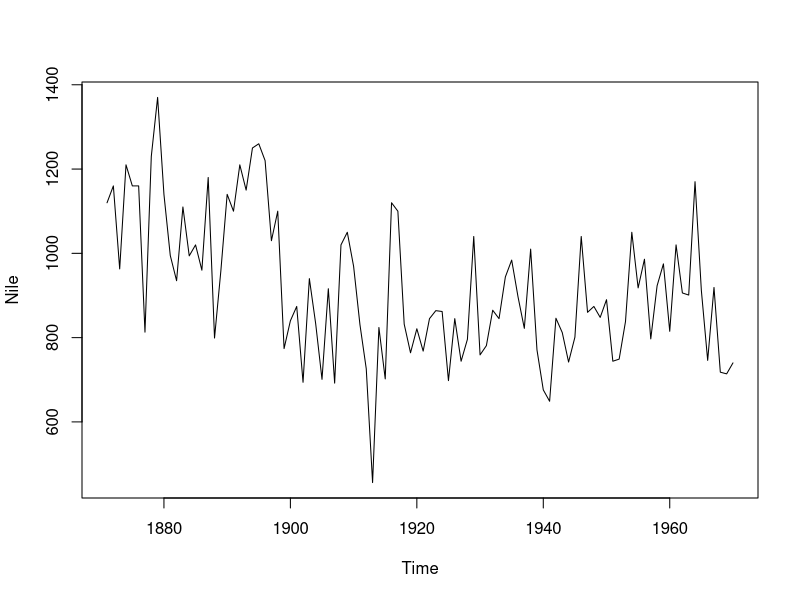
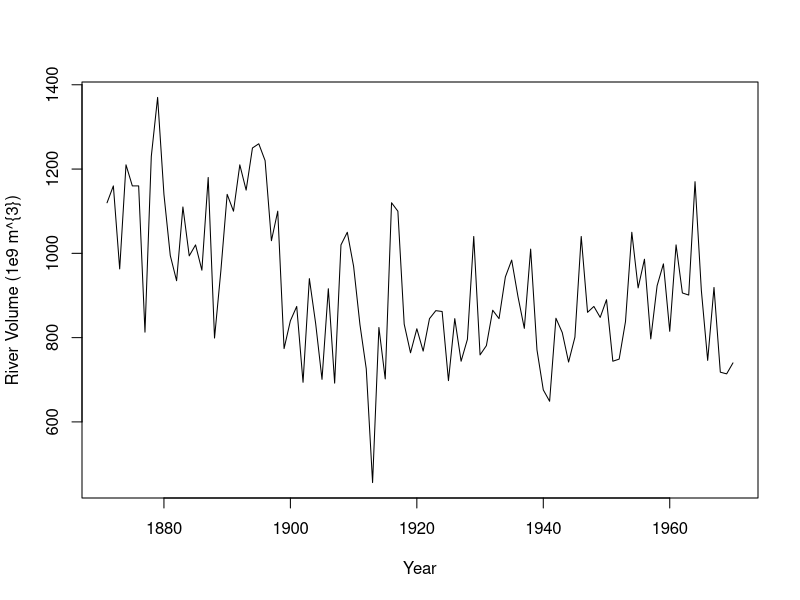
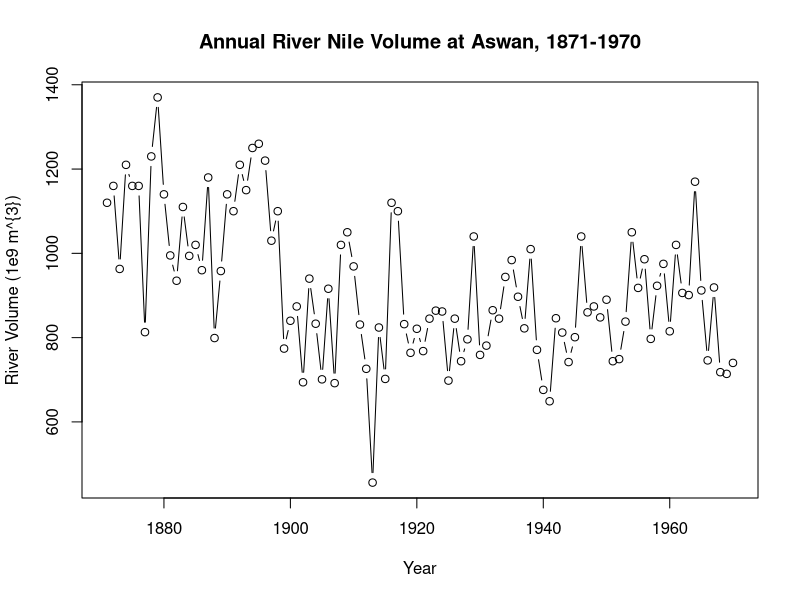
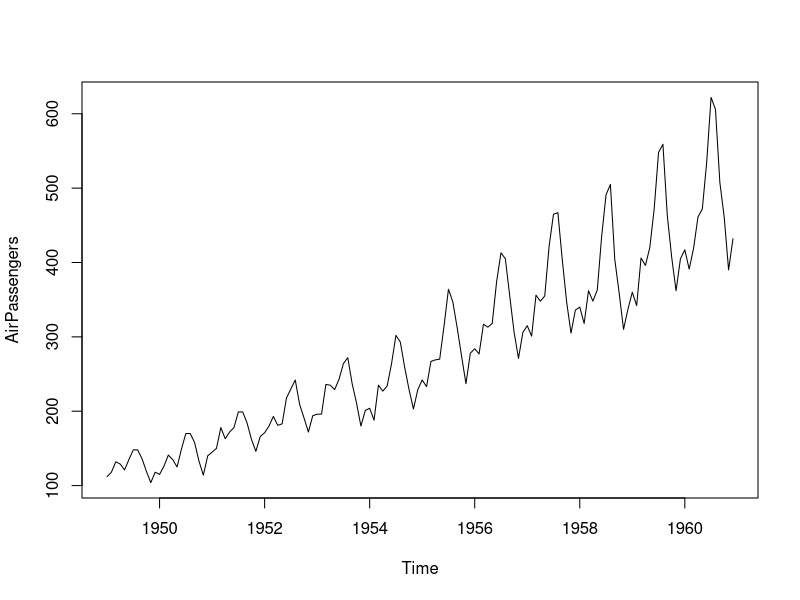
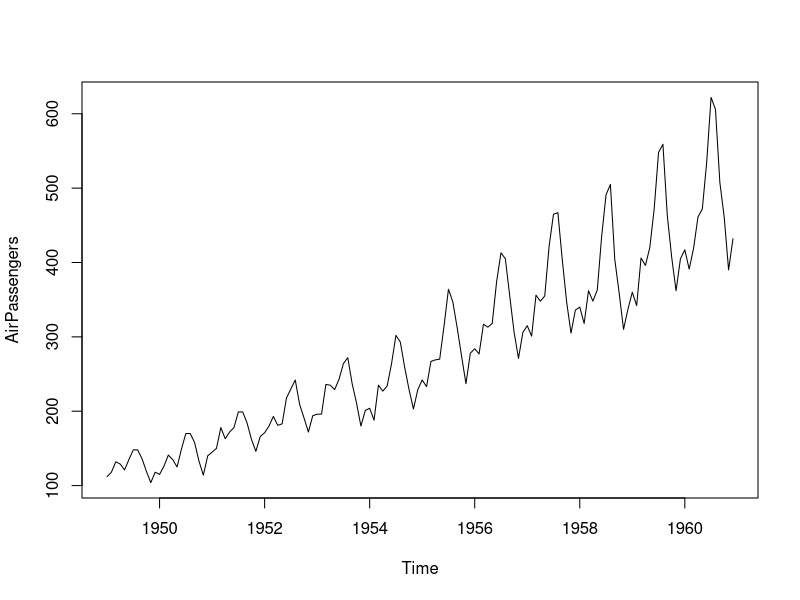
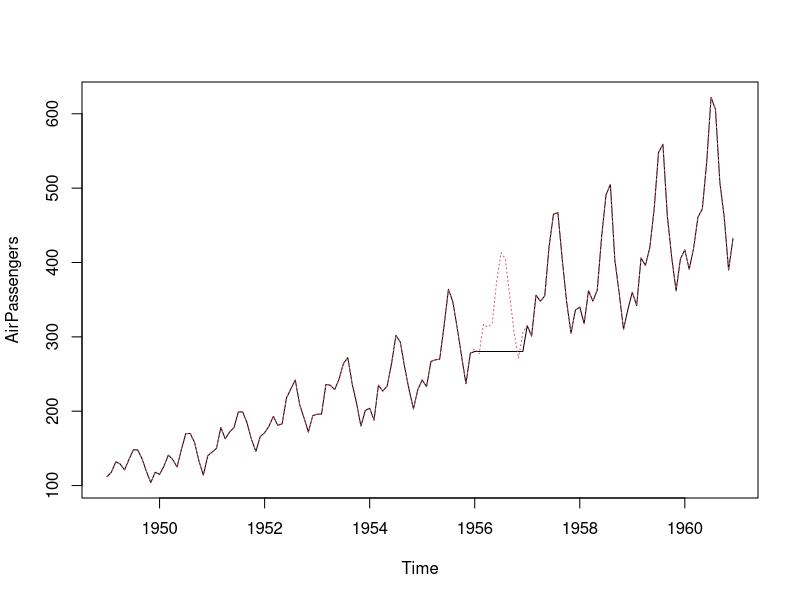
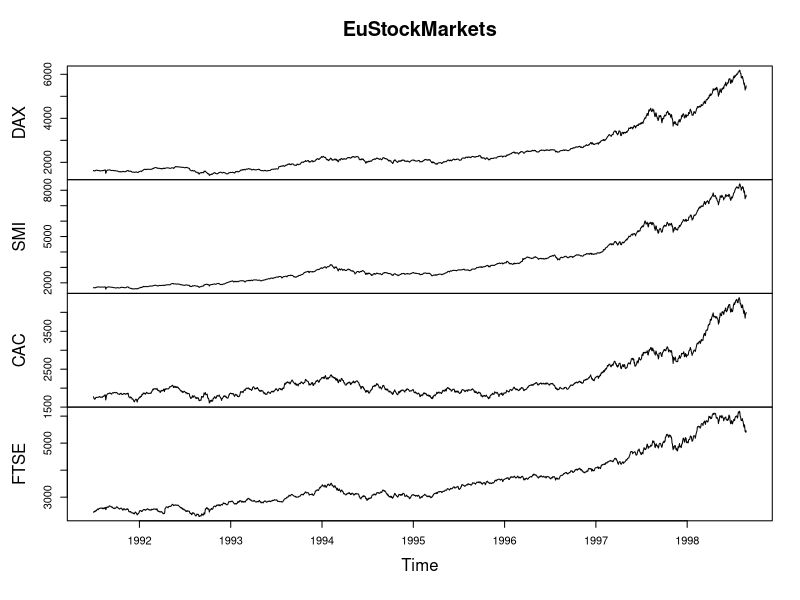
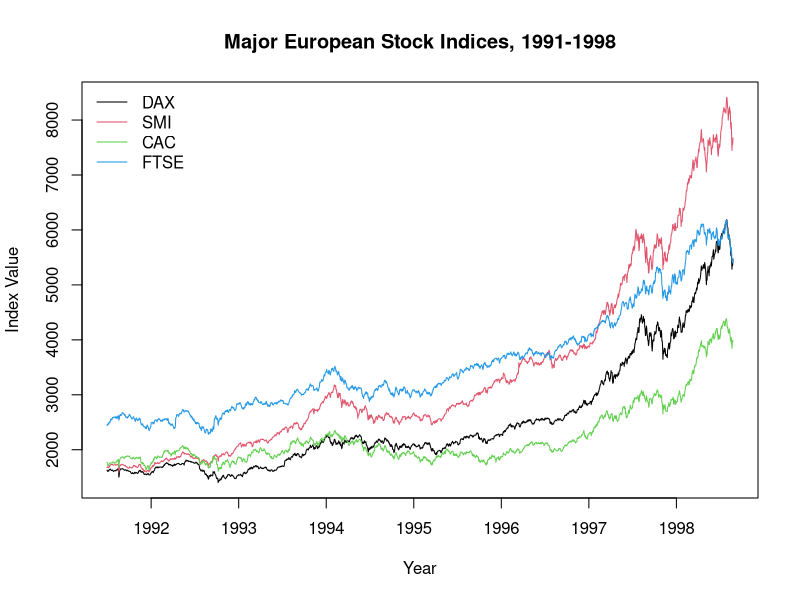

Here is the R script that generated these plots, in order:
# Explore the famous River Nile annual streamflow data:


# Print the Nile dataset
print(Nile)

# List the number of observations in the Nile dataset
length(Nile)

# Display the first 10 elements of the Nile dataset
head(Nile, n = 10)

# Display the last 12 elements of the Nile dataset
tail(Nile, n = 12)


# Plot the Nile data
plot(Nile)

# Plot the Nile data with xlab and ylab arguments
plot(Nile, xlab = "Year", ylab = "River Volume (1e9 m^{3})")

# Plot the Nile data with xlab, ylab, main, and type arguments
plot(
  Nile,
  xlab = "Year",
  ylab = "River Volume (1e9 m^{3})",
  main = "Annual River Nile Volume at Aswan, 1871-1970",
  type = "b"
)

"The start() and end() functions return the time index of the first and last observations, respectively.
The time() function calculates a vector of time indices, with one element for each time index on which
the series was observed.

The deltat() function returns the fixed time interval between observations and the frequency() function
returns the number of observations per unit time. Finally, the cycle() function returns the position
in the cycle of each observation."

# Plot AirPassengers
plot(AirPassengers)

# View the start and end dates of AirPassengers
start(AirPassengers)
end(AirPassengers)

# Use time(), deltat(), frequency(), and cycle() with AirPassengers
time(AirPassengers)
deltat(AirPassengers)
frequency(AirPassengers)
cycle(AirPassengers)

"Sometimes there are missing values in time series data, denoted NA in R, and it is useful to know
their locations. It is also important to know how missing values are handled by various R functions.
The mean() function calculates the sample mean, but it fails in the presence of any NA values.
"

# Plot the AirPassengers data
plot(AirPassengers)

# Compute the mean of AirPassengers
mean(AirPassengers, na.rm = TRUE)

# Impute mean values to NA in AirPassengers
AirPassengers[85:96] <- mean(AirPassengers, na.rm = TRUE)

print(AirPassengers[85:96])

# Generate another plot of AirPassengers
plot(AirPassengers)

# Add the complete AirPassengers data to your plot
rm(AirPassengers)
points(AirPassengers,
       type = "l",
       col = 2,
       lty = 3)

"The function ts() can be applied to create time series objects. A time series object is a vector (univariate)
or matrix (multivariate) with additional attributes, including time indices for each observation, the sampling
frequency and time increment between observations, and the cycle length for periodic data. Such objects are of
the ts class, and represent data that has been observed at (approximately) equally spaced time points.

The advantage of creating and working with time series objects of the ts class is that many methods are available
for utilizing time series attributes, such as time index information. For example, as you've seen in earlier
exercises, calling plot() on a ts object will automatically generate a plot over time"

"________________________________________________________________________________________________________________"

"When you use datasets from others, such as those included in an R package, you can check whether they are ts
objects using the is.ts() command. The result of the test is either TRUE when the data is of the ts class, or
FALSE if it is not."


"It is often very useful to plot data we are analyzing, as is the case when conducting time series analysis.
If the dataset under study is of the ts class, then the plot() function has methods that automatically
incorporate time index information into a figure.

Let's consider the eu_stocks dataset (available in R by default as EuStockMarkets). This dataset contains
daily closing prices of major European stock indices from 1991-1998, specifically, from Germany (DAX),
Switzerland (SMI), France (CAC), and the UK (FTSE). The data were observed when the markets were open,
so there are no observations on weekends and holidays. We will proceed with the approximation that this dataset
has evenly spaced observations and is a four dimensional time series."



# Check whether eu_stocks is a ts object
is.ts(EuStockMarkets)

# View the start, end, and frequency of eu_stocks
start(EuStockMarkets)
end(EuStockMarkets)
frequency(EuStockMarkets)

# Generate a simple plot of eu_stocks
plot(EuStockMarkets)

# Use ts.plot with eu_stocks
ts.plot(
  EuStockMarkets,
  col = 1:4,
  xlab = "Year",
  ylab = "Index Value",
  main = "Major European Stock Indices, 1991-1998"
)

# Add a legend to your ts.plot
legend(
  "topleft",
  colnames(EuStockMarkets),
  lty = 1,
  col = 1:4,
  bty = "n"
)
